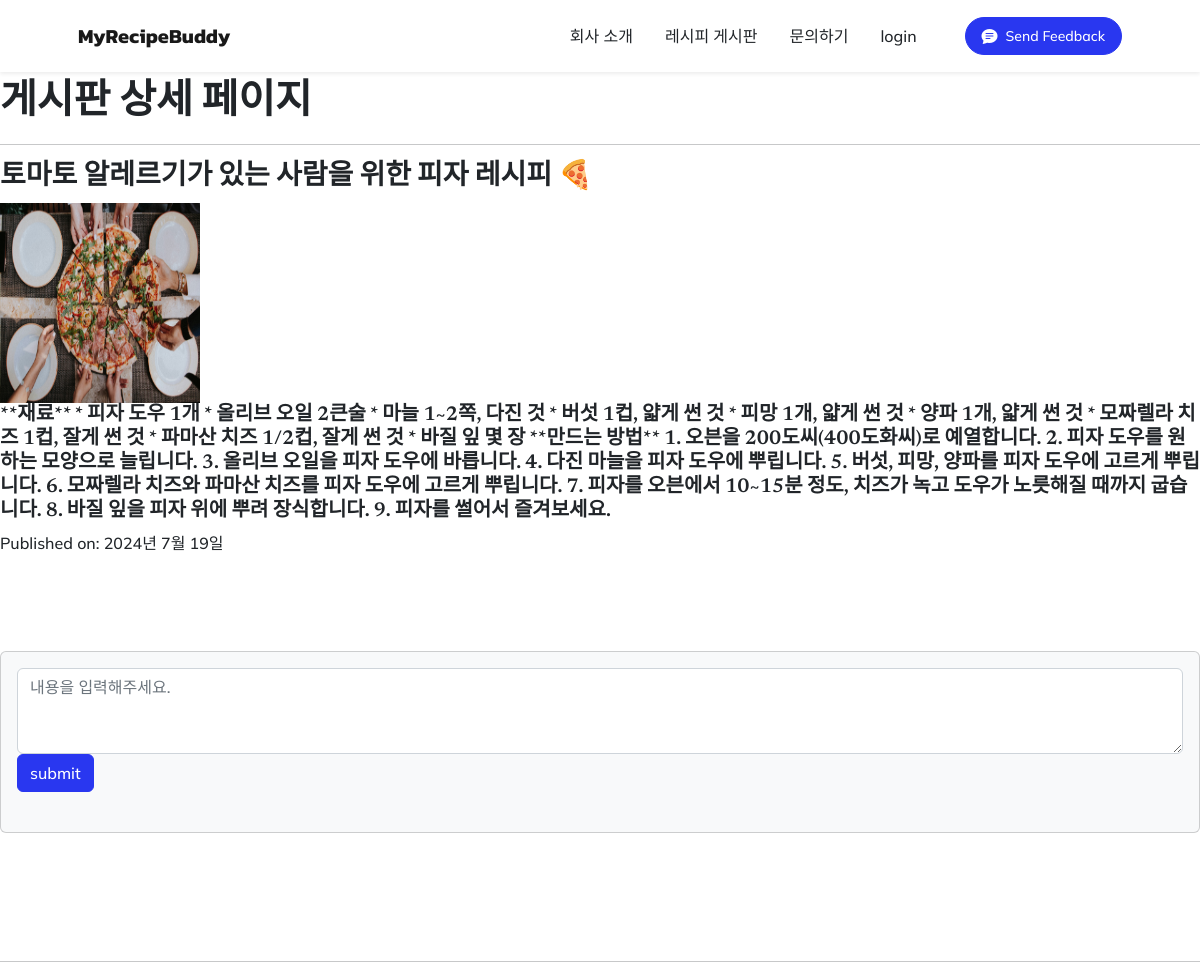
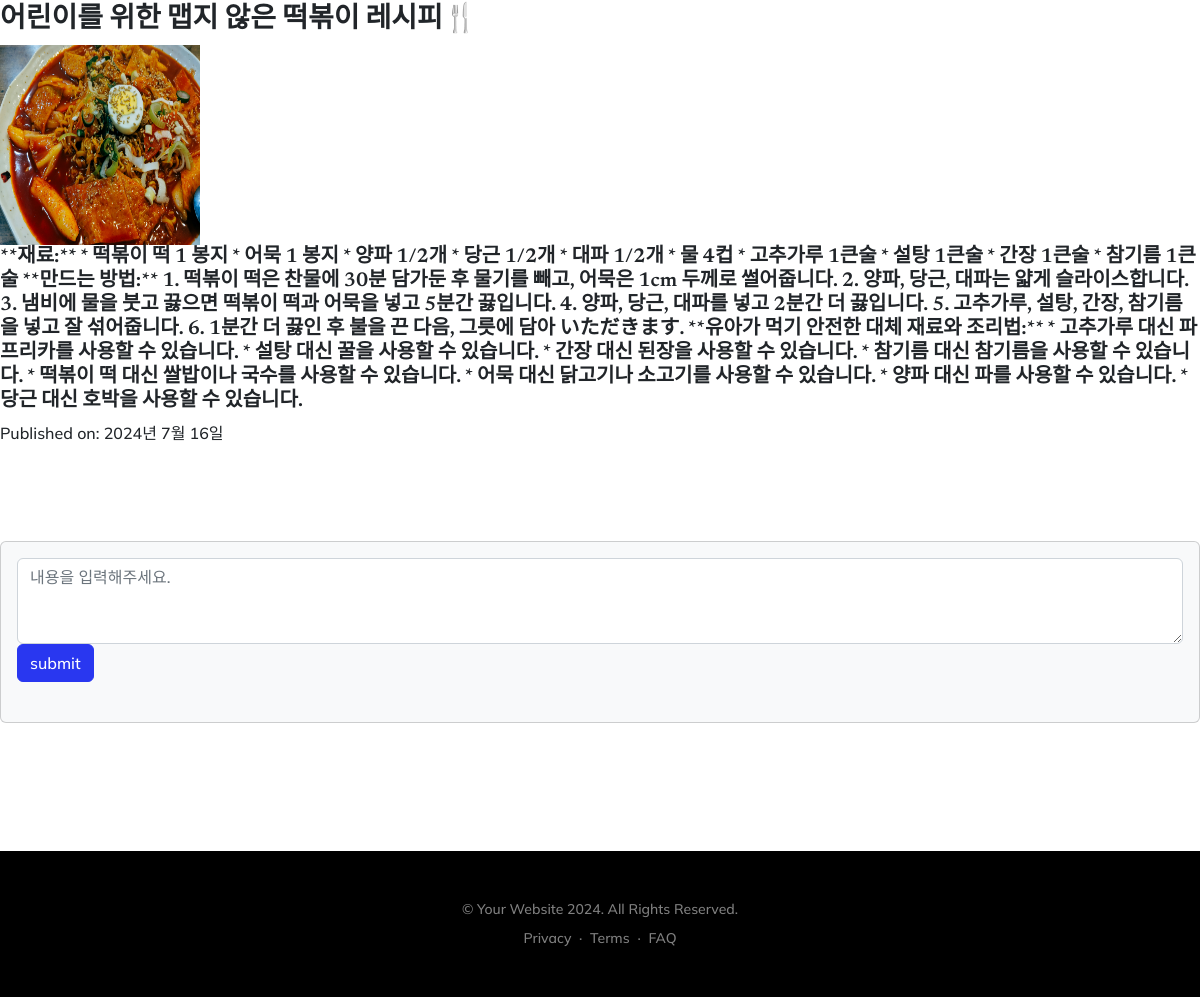
Page /postDetail/ on the committed database (2 pictures, top to bottom).
### postDetail/models.py (models this page shows, shortened)
class PostContent(models.Model):
    title = models.CharField(max_length=200)
    content = models.TextField()
    pub_date = models.DateField('date published')
    image = models.ImageField(upload_to='post_images/', blank=True, null=True)

### postDetail/views.py (the view)
# urls.py: path('', views.postDetailPage, name='postDetailPage'),
def postDetailPage(request):
    post_list = PostContent.objects.order_by('-pub_date')
    post_content = {'post_list': post_list}
    return render(request, 'pages/postDetailPage.html', post_content)

### templates/pages/postDetailPage.html (shortened to what this page needs)
<!DOCTYPE html>
<html lang="en">
  <head>
    <link href="/static/styles.css" rel="stylesheet" />
  </head>
  <body id="page-top postDetailPage">
    {% include "pages/header.html" %}
    <div id="main-content">
      <div>
        <h1>게시판 상세 페이지</h1>
        {% if post_list %} {% for post_content in post_list %}
        <hr />
        <h3>{{ post_content.title }}</h3>
        {% if post_content.image %}
        <img
          src="{{ post_content.image.url }}"
          alt="Post Image"
          style="width: 200px; height: 200px"
        />
        {% endif %}
        <h5>{{ post_content.content }}</h5>
        <p>Published on: {{ post_content.pub_date }}</p>
        <section class="mb-5">
          <div class="card bg-light">
            <div class="card-body">
              <form
                method="post"
                class="mb-4"
                action="{% url 'postDetailPage' %}"
              >
                <textarea
                  id="content"
                  name="content"
                  class="form-control"
                  rows="3"
                  placeholder="내용을 입력해주세요."
                ></textarea>
                <button type="submit" class="btn btn-primary">submit</button>
              </form>
            </div>
          </div>
        </section>
        {% endfor %} {% else %}
        <p>content가 없습니다.</p>
        {% endif %}
      </div>
    </div>
    {% include "pages/footer.html" %}
  </body>
</html>

### templates/pages/header.html (shortened to what this page needs)
<!DOCTYPE html>
<html lang="en">
  <head>
    <link
      href="https://cdn.jsdelivr.net/npm/bootstrap-icons@1.5.0/font/bootstrap-icons.css"
      rel="stylesheet"
    />
    <link href="static/styles.css" rel="stylesheet" />
  </head>
  <body id="page-top">
    <nav
      class="navbar navbar-expand-lg navbar-light fixed-top shadow-sm"
      id="mainNav"
    >
      <div class="container px-5">
        <a class="navbar-brand fw-bold" href="{% url 'mainpage' %}"
          >MyRecipeBuddy</a
        >
        <div class="collapse navbar-collapse" id="navbarResponsive">
          <ul class="navbar-nav ms-auto me-4 my-3 my-lg-0">
            <li class="nav-item">
              <a class="nav-link me-lg-3" href="#about">회사 소개</a>
            </li>
            <li class="nav-item">
              <a class="nav-link me-lg-3" href="{% url 'postDetailPage' %}"
                >레시피 게시판</a
              >
            </li>
            <li class="nav-item">
              <a class="nav-link me-lg-3" href="#contact">문의하기</a>
            </li>
            {% if user.is_authenticated %}
            <li class="nav-item">
              <a class="nav-link me-lg-3" href="{% url 'loginPage' %}"
                >{{ user.username }} (logout)</a
              >
            </li>
            {% else %}
            <li class="nav-item">
              <a class="nav-link me-lg-3" href="{% url 'loginPage' %}">login</a>
            </li>
            {% endif %}
          </ul>
          <button
            class="btn btn-primary rounded-pill px-3 mb-2 mb-lg-0"
            data-bs-toggle="modal"
            data-bs-target="#feedbackModal"
          >
            <span class="d-flex align-items-center">
              <i class="bi-chat-text-fill me-2"></i>
              <span class="small">Send Feedback</span>
            </span>
          </button>
        </div>
      </div>
    </nav>
  </body>
</html>

### templates/pages/footer.html (shortened to what this page needs)
<!DOCTYPE html>
<html lang="en">
  <head>
    <link
      href="https://cdn.jsdelivr.net/npm/bootstrap-icons@1.5.0/font/bootstrap-icons.css"
      rel="stylesheet"
    />
    <link href="static/styles.css" rel="stylesheet" />
  </head>
  <body id="page-top">
    <footer class="bg-black text-center py-5">
      <div class="container px-5">
        <div class="text-white-50 small">
          <div class="mb-2">&copy; Your Website 2024. All Rights Reserved.</div>
          <a href="#!">Privacy</a>
          <span class="mx-1">&middot;</span>
          <a href="#!">Terms</a>
          <span class="mx-1">&middot;</span>
          <a href="#!">FAQ</a>
        </div>
      </div>
    </footer>
  </body>
</html>

### templates/pages/postDetailPage.html (style rules this page uses)
#main-content { margin-top: 80px; }

### rows in the picture
PostContent: title "토마토 알레르기가 있는 사람을 위한 피자 레시피 🍕", image (picture), content "**재료** * 피자 도우 1개 * 올리브 오일 2큰술 * 마늘 1~2쪽, 다진 것 * 버섯 1컵, 얇게 썬 것 * 피망 1개, 얇게 썬 것 * 양파 1개, 얇게 썬 것 * 모짜렐라 치즈 1컵, 잘게 썬 것 * 파마산 치즈 1/2컵, 잘게 썬 것 * 바질 잎 몇 장 **만드는 방법** 1. 오븐을 200도씨(400도화씨)로 예열합니다. 2. 피자 도우를 원하는 모양으로 늘립니다. 3. 올리브 오일을 피자 도우에 바릅니다. 4. 다진 마늘을 피자 도우에 뿌립니다. 5. 버섯, 피망, 양파를 피자 도우에 고르게 뿌립니다. 6. 모짜렐라 치즈와 파마산 치즈를 피자 도우에 고르게 뿌립니다. 7. 피자를 오븐에서 10~15분 정도, 치즈가 녹고 도우가 노릇해질 때까지 굽습니다. 8. 바질 잎을 피자 위에 뿌려 장식합니다. 9. 피자를 썰어서 즐겨보세요.", pub_date "2024년 7월 19일"
PostContent: title "어린이를 위한 맵지 않은 떡볶이 레시피🍴", image (picture), content "**재료:** * 떡볶이 떡 1 봉지 * 어묵 1 봉지 * 양파 1/2개 * 당근 1/2개 * 대파 1/2개 * 물 4컵 * 고추가루 1큰술 * 설탕 1큰술 * 간장 1큰술 * 참기름 1큰술 **만드는 방법:** 1. 떡볶이 떡은 찬물에 30분 담가둔 후 물기를 빼고, 어묵은 1cm 두께로 썰어줍니다. 2. 양파, 당근, 대파는 얇게 슬라이스합니다. 3. 냄비에 물을 붓고 끓으면 떡볶이 떡과 어묵을 넣고 5분간 끓입니다. 4. 양파, 당근, 대파를 넣고 2분간 더 끓입니다. 5. 고추가루, 설탕, 간장, 참기름을 넣고 잘 섞어줍니다. 6. 1분간 더 끓인 후 불을 끈 다음, 그릇에 담아 いただきます. **유아가 먹기 안전한 대체 재료와 조리법:** * 고추가루 대신 파프리카를 사용할 수 있습니다. * 설탕 대신 꿀을 사용할 수 있습니다. * 간장 대신 된장을 사용할 수 있습니다. * 참기름 대신 참기름을 사용할 수 있습니다. * 떡볶이 떡 대신 쌀밥이나 국수를 사용할 수 있습니다. * 어묵 대신 닭고기나 소고기를 사용할 수 있습니다. * 양파 대신 파를 사용할 수 있습니다. * 당근 대신 호박을 사용할 수 있습니다.", pub_date "2024년 7월 16일"
